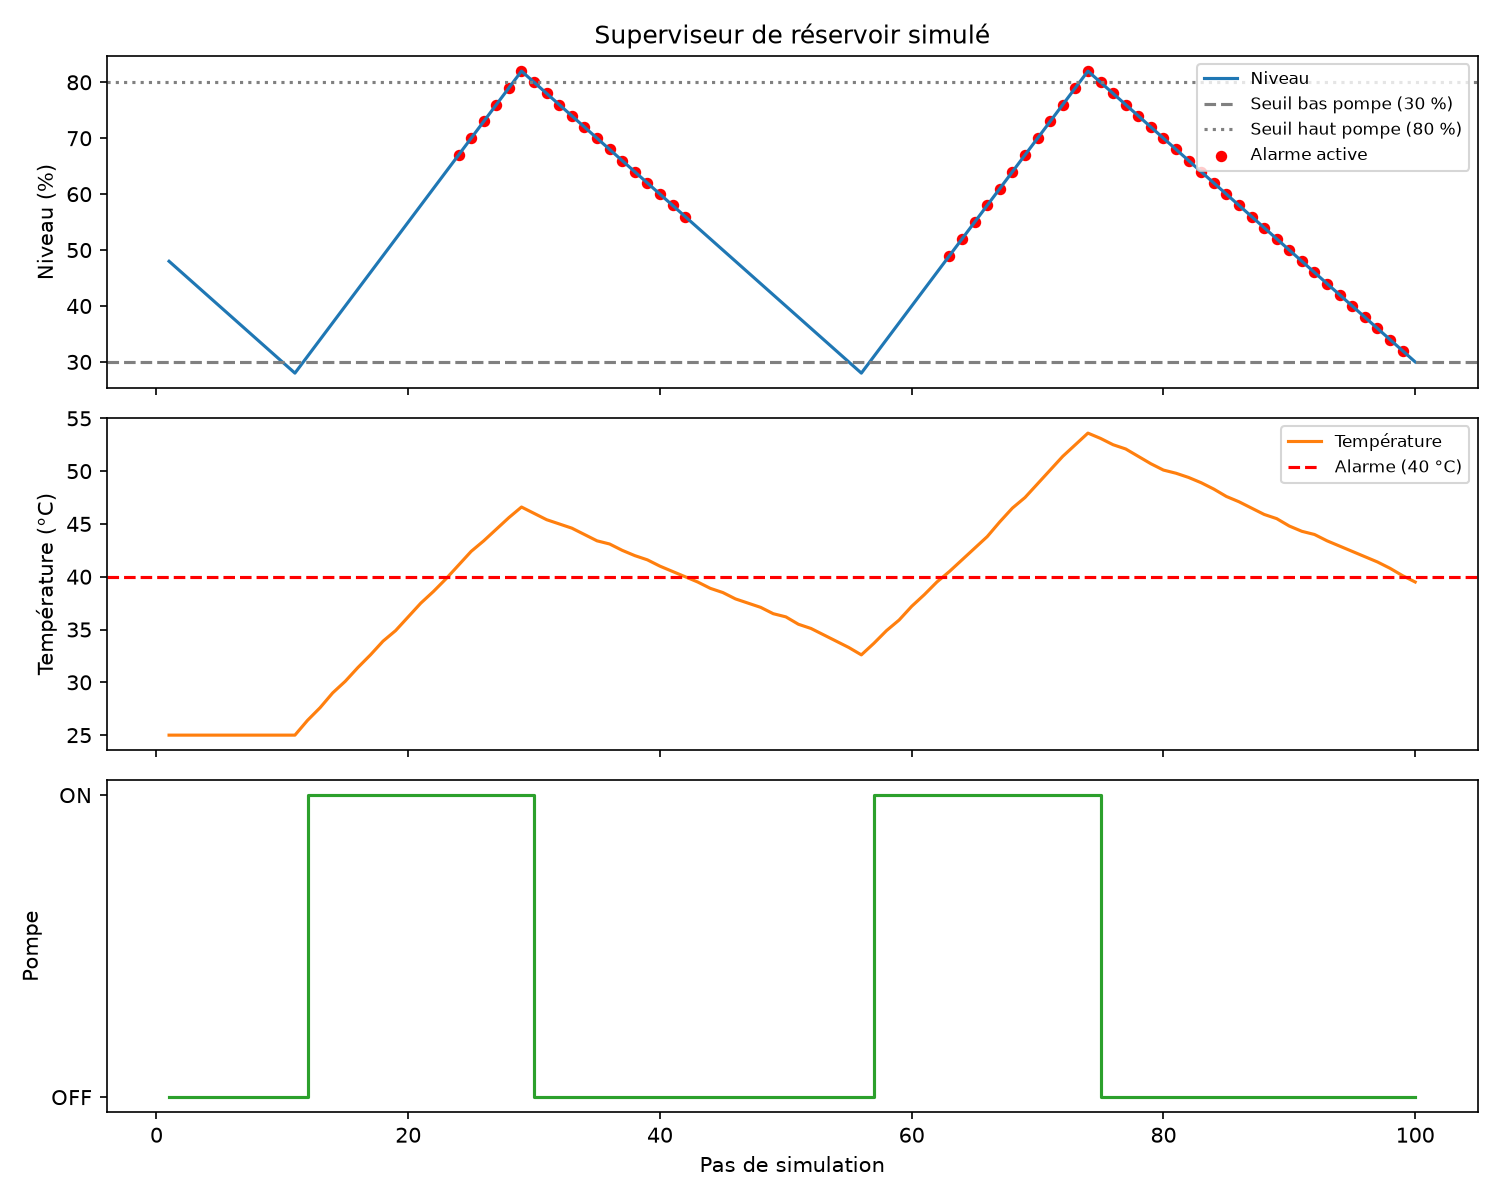

Source code (Python):
import pandas as pd
import matplotlib.pyplot as plt

# --- Lecture du CSV ---
df = pd.read_csv("donnees.csv")

# Les lignes où la colonne "alarmes" n'est pas vide
en_alarme = df[df["alarmes"].notna()]

# --- Trois graphiques empilés, avec le même axe horizontal ---
fig, axes = plt.subplots(3, 1, figsize=(10, 8), sharex=True)

# 1. Niveau
axes[0].plot(df["pas"], df["niveau"], color="tab:blue", label="Niveau")
axes[0].axhline(30, color="gray", linestyle="--", label="Seuil bas pompe (30 %)")
axes[0].axhline(80, color="gray", linestyle=":", label="Seuil haut pompe (80 %)")
axes[0].scatter(en_alarme["pas"], en_alarme["niveau"], color="red", s=20, label="Alarme active")
axes[0].set_ylabel("Niveau (%)")
axes[0].set_title("Superviseur de réservoir simulé")
axes[0].legend(loc="upper right", fontsize=8)

# 2. Température
axes[1].plot(df["pas"], df["temperature"], color="tab:orange", label="Température")
axes[1].axhline(40, color="red", linestyle="--", label="Alarme (40 °C)")
axes[1].set_ylabel("Température (°C)")
axes[1].legend(loc="upper right", fontsize=8)

# 3. Pompe
axes[2].step(df["pas"], df["pompe"], where="post", color="tab:green")
axes[2].set_yticks([0, 1])
axes[2].set_yticklabels(["OFF", "ON"])
axes[2].set_ylabel("Pompe")
axes[2].set_xlabel("Pas de simulation")

plt.tight_layout()
plt.savefig("graphiques.png", dpi=150)
plt.show()
